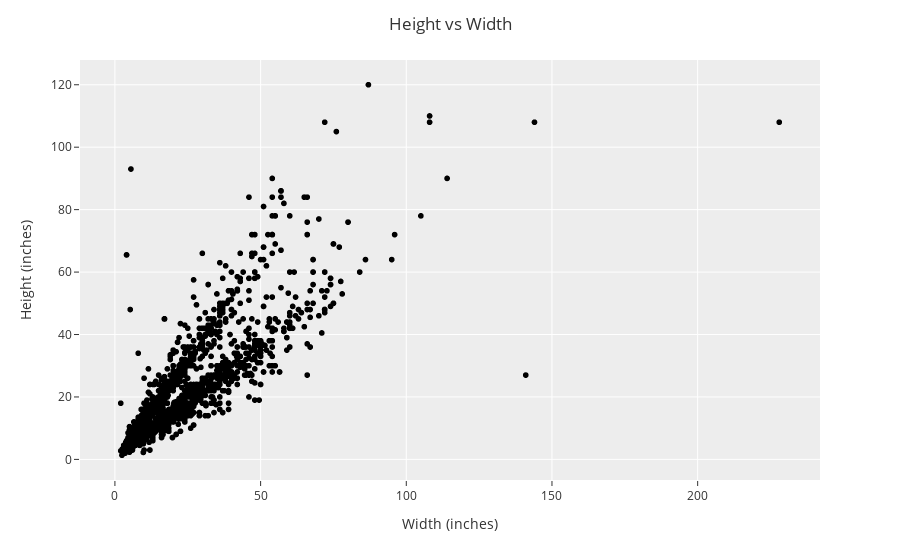

Source (notebook cell):
### Markdown cell above
**Q3** Make a scatter plot of the width vs the height like the one in the lecture. You should be able to recreate the plots here without looking at the code.

### Code cell
fig = px.scatter(DF,x='Width_in',
                 y='Height_in',
                 color_discrete_sequence = ['black'])
fig.update_layout(template='ggplot2',title='Height vs Width',
                  title_x=0.5,
                  xaxis_title='Width (inches)',
                  yaxis_title='Height (inches)')
fig.show()

### Figure 1 — Plotly figure (JSON) as saved in the notebook; plotly's stock layout.template omitted (floating-point values rounded to 4 significant figures; data arrays with more than 128 entries replaced by an {"elided": "..."} marker saying what was removed)
{"data": [{"hovertemplate": "Width_in=%{x}<br>Height_in=%{y}<extra></extra>", "legendgroup": "", "marker": {"color": "black", "symbol": "circle"}, "mode": "markers", "name": "", "showlegend": false, "type": "scattergl", "x": {"elided": "3393 float values"}, "xaxis": "x", "y": {"elided": "3393 float values"}, "yaxis": "y"}], "layout": {"legend": {"tracegroupgap": 0}, "margin": {"t": 60}, "title": {"text": "Height vs Width", "x": 0.5}, "xaxis": {"anchor": "y", "domain": [0, 1], "title": {"text": "Width (inches)"}}, "yaxis": {"anchor": "x", "domain": [0, 1], "title": {"text": "Height (inches)"}}}}
